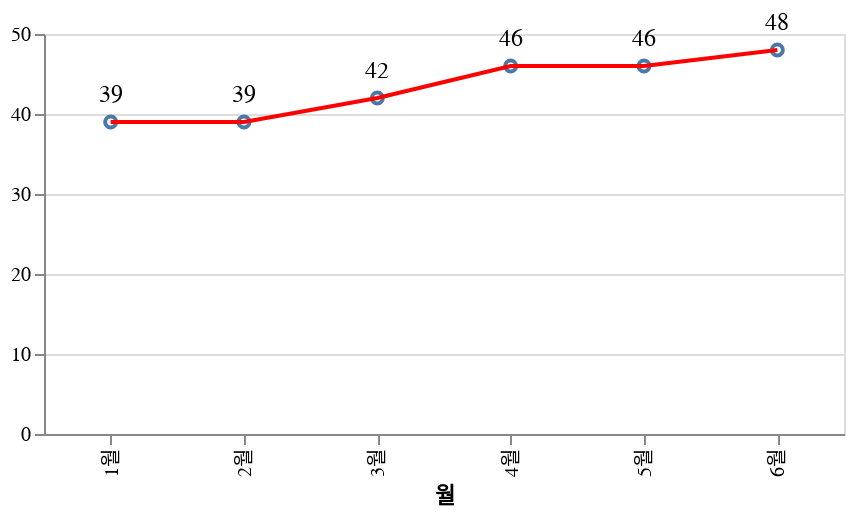

Notebook code cell kept with this figure:
### Markdown cell above
### EU

### Code cell
regex = '^(EU|Global)'
df_filtered = df[df['리전'].apply(lambda x: True if re.search(regex, x) else False) & (df['테넌트']== 'PRD')]
source = df_filtered
chart = get_lineChart_am(source)
chart

### Figure 1 — Vega-Lite specification as saved in the notebook (floating-point values rounded to 4 significant figures)
{"config": {"view": {"continuousWidth": 400, "continuousHeight": 300}}, "layer": [{"mark": "point", "encoding": {"x": {"field": "월", "type": "nominal"}, "y": {"aggregate": "sum", "field": "count", "type": "quantitative"}}}, {"mark": {"type": "line", "color": "red"}, "encoding": {"x": {"field": "월", "type": "nominal"}, "y": {"aggregate": "sum", "field": "count", "title": "", "type": "quantitative"}}}, {"mark": {"type": "text", "align": "center", "baseline": "line-top", "color": "black", "dy": -20, "fontSize": 12, "size": 12}, "encoding": {"text": {"aggregate": "sum", "field": "count", "type": "quantitative"}, "x": {"field": "월", "type": "nominal"}, "y": {"aggregate": "sum", "field": "count", "type": "quantitative"}}}], "data": {"name": "data-cc06a5f14826abf3fe25552d3e7424a4"}, "height": 200, "width": 400, "$schema": "https://vega.github.io/schema/vega-lite/v4.17.0.json", "datasets": {"data-cc06a5f14826abf3fe25552d3e7424a4": [{"년도": "22년", "월": "1월", "리전": "EU", "AZ": "1센터", "테넌트": "PRD", "DBMS": "PostgreSQL", "count": 17.0}, {"년도": "22년", "월": "1월", "리전": "EU", "AZ": "1센터", "테넌트": "PRD", "DBMS": "Tibero", "count": 1.0}, {"년도": "22년", "월": "1월", "리전": "EU", "AZ": "1센터", "테넌트": "PRD", "DBMS": "Maria", "count": 0.0}, {"년도": "22년", "월": "1월", "리전": "EU", "AZ": "1센터", "테넌트": "PRD", "DBMS": "Redis", "count": 20.0}, {"년도": "22년", "월": "1월", "리전": "EU", "AZ": "1센터", "테넌트": "PRD", "DBMS": "Mongo", "count": 1.0}, {"년도": "22년", "월": "2월", "리전": "EU", "AZ": "1센터", "테넌트": "PRD", "DBMS": "PostgreSQL", "count": 17.0}, {"년도": "22년", "월": "2월", "리전": "EU", "AZ": "1센터", "테넌트": "PRD", "DBMS": "Tibero", "count": 1.0}, {"년도": "22년", "월": "2월", "리전": "EU", "AZ": "1센터", "테넌트": "PRD", "DBMS": "Maria", "count": 0.0}, {"년도": "22년", "월": "2월", "리전": "EU", "AZ": "1센터", "테넌트": "PRD", "DBMS": "Redis", "count": 20.0}, {"년도": "22년", "월": "2월", "리전": "EU", "AZ": "1센터", "테넌트": "PRD", "DBMS": "Mongo", "count": 1.0}, {"년도": "22년", "월": "3월", "리전": "EU", "AZ": "1센터", "테넌트": "PRD", "DBMS": "PostgreSQL", "count": 17.0}, {"년도": "22년", "월": "3월", "리전": "EU", "AZ": "1센터", "테넌트": "PRD", "DBMS": "Tibero", "count": 1.0}, {"년도": "22년", "월": "3월", "리전": "EU", "AZ": "1센터", "테넌트": "PRD", "DBMS": "Maria", "count": 0.0}, {"년도": "22년", "월": "3월", "리전": "EU", "AZ": "1센터", "테넌트": "PRD", "DBMS": "Redis", "count": 20.0}, {"년도": "22년", "월": "3월", "리전": "EU", "AZ": "1센터", "테넌트": "PRD", "DBMS": "Mongo", "count": 4.0}, {"년도": "22년", "월": "4월", "리전": "EU", "AZ": "1센터", "테넌트": "PRD", "DBMS": "PostgreSQL", "count": 19.0}, {"년도": "22년", "월": "4월", "리전": "EU", "AZ": "1센터", "테넌트": "PRD", "DBMS": "Tibero", "count": 1.0}, {"년도": "22년", "월": "4월", "리전": "EU", "AZ": "1센터", "테넌트": "PRD", "DBMS": "Maria", "count": 0.0}, {"년도": "22년", "월": "4월", "리전": "EU", "AZ": "1센터", "테넌트": "PRD", "DBMS": "Redis", "count": 22.0}, {"년도": "22년", "월": "4월", "리전": "EU", "AZ": "1센터", "테넌트": "PRD", "DBMS": "Mongo", "count": 4.0}, {"년도": "22년", "월": "5월", "리전": "EU", "AZ": "1센터", "테넌트": "PRD", "DBMS": "PostgreSQL", "count": 19.0}, {"년도": "22년", "월": "5월", "리전": "EU", "AZ": "1센터", "테넌트": "PRD", "DBMS": "Tibero", "count": 1.0}, {"년도": "22년", "월": "5월", "리전": "EU", "AZ": "1센터", "테넌트": "PRD", "DBMS": "Maria", "count": 0.0}, {"년도": "22년", "월": "5월", "리전": "EU", "AZ": "1센터", "테넌트": "PRD", "DBMS": "Redis", "count": 22.0}, {"년도": "22년", "월": "5월", "리전": "EU", "AZ": "1센터", "테넌트": "PRD", "DBMS": "Mongo", "count": 4.0}, {"년도": "22년", "월": "6월", "리전": "EU", "AZ": "1센터", "테넌트": "PRD", "DBMS": "PostgreSQL", "count": 19.0}, {"년도": "22년", "월": "6월", "리전": "EU", "AZ": "1센터", "테넌트": "PRD", "DBMS": "Tibero", "count": 3.0}, {"년도": "22년", "월": "6월", "리전": "EU", "AZ": "1센터", "테넌트": "PRD", "DBMS": "Maria", "count": 0.0}, {"년도": "22년", "월": "6월", "리전": "EU", "AZ": "1센터", "테넌트": "PRD", "DBMS": "Redis", "count": 22.0}, {"년도": "22년", "월": "6월", "리전": "EU", "AZ": "1센터", "테넌트": "PRD", "DBMS": "Mongo", "count": 4.0}]}}
